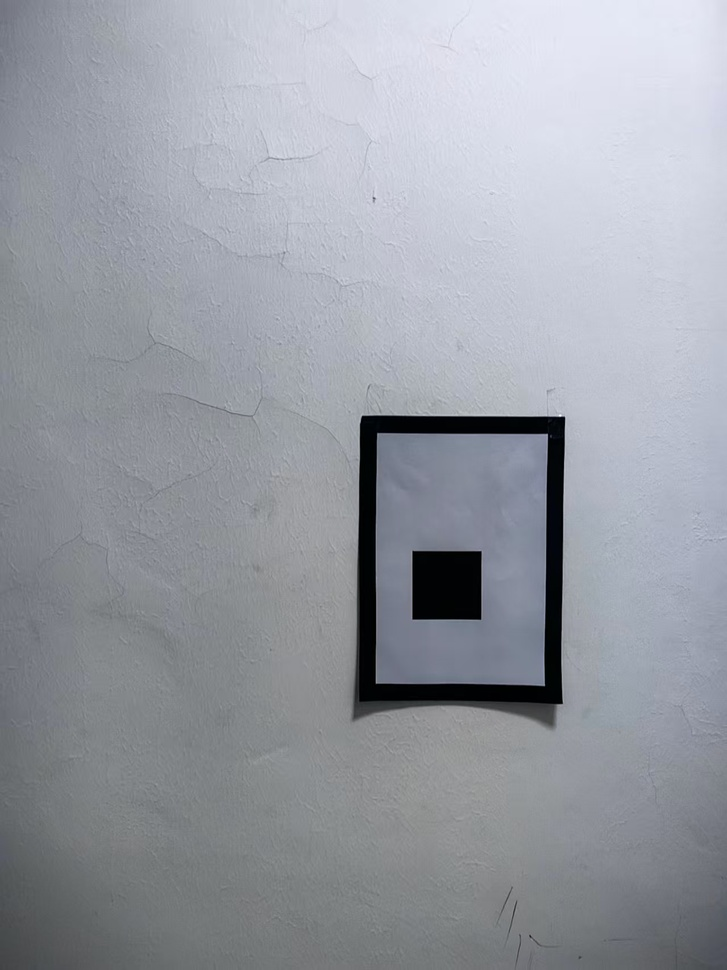
#> input picture picture/4_13_6.jpg, 727 x 970 px, shrunk from 1279 x 1706 before the run, found by its file name
$ python cacelate_incline.py
#> lines starting #> are read from the running program, lines starting #| are printed output that depends on the picture; after the words box and inside, x2 and y2 are one past the last pixel; in counts of white or black regions, pixels touching at a corner belong together
### code/tools.py
import cv2
import numpy as np

# [114 lines left out: function get_conTours, not called in this run]

def get_conTours_ex(image_path):
    img = cv2.imread(image_path)
    if img is None:
        print("错误：无法加载图片")
        return None
    print(f"图片读取成功！大小：{img.shape[0]} x {img.shape[1]}")

    # 2. 预处理：灰度化 -> 高斯滤波 -> 边缘检测
    gray = cv2.cvtColor(img, cv2.COLOR_BGR2GRAY)

    gray[gray < 50] = 0
    gray[gray >= 50] = 255#二值化，主要去除阴影

    #调试开启
    # cv2.namedWindow("Gray", cv2.WINDOW_NORMAL)
    # cv2.imshow("Gray", gray)

    blurred = cv2.GaussianBlur(gray, (5, 5), 0)

    edged = cv2.Canny(blurred, 100, 150)

    #100：低阈值（threshold1），用于检测弱边缘。梯度值低于此阈值的像素会被丢弃。
    #150：高阈值（threshold2），用于检测强边缘。梯度值高于此阈值的像素被认为是确定的边缘。
    # cv2.namedWindow("Edged", cv2.WINDOW_NORMAL)
    # cv2.imshow("Edged", edged)

    # 3. 寻找轮廓并排序（取面积最大的，即 A4 纸外框）
    cnts, _ = cv2.findContours(edged.copy(), cv2.RETR_LIST, cv2.CHAIN_APPROX_NONE)

    #print(f"原始轮廓数量：{len(cnts)}")
    cnts = sorted(cnts, key=cv2.contourArea, reverse=True)

    # 4.用面积与周长之比的方法来过滤掉一些不规则的轮廓，保留更接近矩形的轮廓
    #min_area = img.shape[0] * img.shape[1] * 0.005  # 根据实际情况调整最小面积阈值
    min_area = cv2.contourArea(cnts[0]) * 0.02
    good_cnts = []
    for cnt in cnts:
        x, y, w, h = cv2.boundingRect(cnt)
        area = w * h

        if area < min_area:
            continue

        peri = cv2.arcLength(cnt, True)
        if peri == 0:
            continue


        # 稍微减小 epsilon 参数 (0.02 -> 0.015)，防止三角形顶点被过度简化
        approx = cv2.approxPolyDP(cnt, 0.015 * peri, True)

        # 凸性检测
        # if not cv2.isContourConvex(approx):
        #     continue

        num_vertices = len(approx)
        rect = cv2.minAreaRect(cnt)
        (x, y), (w, h), angle = rect
        ratio = w / h if h != 0 else 0
        rect_area = w * h
        extent = area / rect_area if rect_area != 0 else 0


        # . 矩形/A4纸判定 (通常拟合为 4 个点)
        if num_vertices == 4:
            # 矩形占空比很高，通常 > 0.7 (理想是 1.0)
            if extent > 0.65 and 0.5 < ratio < 2.0:
                good_cnts.append(cnt)
        elif num_vertices > 4:
            good_cnts.append(cnt)

    #print(f"过滤前轮廓数量：{len(good_cnts)}")


    ft_cnts =filter_similar_contours(good_cnts)
    print(f"过滤后轮廓数量：{len(ft_cnts)}")

    # [7 lines of commented-out code are left out]

    a4_out, border_in, target = get_cplx_conTours(ft_cnts,gray.copy())

    num_cnt = 0
    if a4_out is not None:
        num_cnt += 1
    if border_in is not None:
        num_cnt += 1
    if   len(target) > 0:
        if isinstance(target[0], np.ndarray) and target[0].ndim > 1:
            num_cnt += len(target)
        else:
            num_cnt += 1
    if len(target) > 0:
        print(f"轮廓数量：{num_cnt} (A4外框: {len(a4_out)}, 内沿: {len(border_in)}, 目标: {len(target)})")

    img_all = img.copy()

    cv2.drawContours(img_all, [a4_out, border_in]+target, -1, (0, 255, 0), 2)
    cv2.namedWindow("All Contours", cv2.WINDOW_NORMAL)
    cv2.imshow("All Contours", img_all)
    #cv2.waitKey(-1)#调试时开启


    return a4_out, border_in, target, gray

def get_cplx_conTours(ft_cnts,gray_img):
    """
    ft_cnts: 预过滤后的轮廓列表
    """
    # 按面积降序
    cnts = sorted(ft_cnts, key=cv2.contourArea, reverse=True)

    a4_out = None
    border_in = None
    targets = []

    # 第一步：锁定边框
    for i in range(len(cnts)):
        c_parent = cnts[i]
        for j in range(i + 1, len(cnts)):
            c_child = cnts[j]
            M = cv2.moments(c_child)
            if M["m00"] == 0: continue
            centroid = (int(M["m10"]/M["m00"]), int(M["m01"]/M["m00"]))

            if cv2.pointPolygonTest(c_parent, centroid, False) >= 0:
                a4_out, border_in = c_parent, c_child
                break
        if a4_out is not None: break

    # 第二步：提取目标
    if border_in is not None:
        for cand in cnts:
            if cand is a4_out or cand is border_in: continue

            M = cv2.moments(cand)
            if M["m00"] == 0: continue
            centroid = (int(M["m10"]/M["m00"]), int(M["m01"]/M["m00"]))

            # 必须在黑框内沿内部
            if cv2.pointPolygonTest(border_in, centroid, False) >= 0:
                peri = cv2.arcLength(cand, True)
                approx = cv2.approxPolyDP(cand, 0.02 * peri, True)

                if len(approx) == 4:
                    # 正常正方形
                    targets.append(cand)
                elif len(approx) > 4:
                    # 复杂重叠多边形 -> 拆分
                    split_res = split_fused_squares(cand,gray_img)
                    targets.extend(split_res)

    targets = sorted(targets, key=cv2.contourArea, reverse=True)

    return a4_out, border_in, targets

# [45 lines left out: function get_final_nested_contours, not called in this run]

def filter_similar_contours(cnts, dist_thresh=10, area_ratio_thresh=0.9, shape_thresh=0.1):
    if not cnts:
        return []

    # 1. 按面积从大到小排序，确保优先保留“外侧”或更完整的轮廓
    cnts = sorted(cnts, key=cv2.contourArea, reverse=True)
    unique_cnts = []
    centers = []
    areas = []

    for cnt in cnts:
        # 计算当前轮廓的特征
        M = cv2.moments(cnt)
        if M["m00"] == 0: continue

        curr_cx = int(M["m10"] / M["m00"])
        curr_cy = int(M["m01"] / M["m00"])
        curr_area = M["m00"]

        is_duplicate = False

        # 2. 与已经保留的唯一轮廓逐一比对
        for i, (prev_cx, prev_cy) in enumerate(centers):
            # a. 计算重心欧氏距离
            dist = np.sqrt((curr_cx - prev_cx)**2 + (curr_cy - prev_cy)**2)

            # b. 计算面积比例
            area_ratio = curr_area / areas[i] # 因为已排过序，所以必定 <= 1

            # c. 计算形状相似度 (Hu矩)
            # cv2.CONTOURS_MATCH_I1 是最常用的匹配指标，越小越像
            shape_similarity = cv2.matchShapes(cnt, unique_cnts[i], cv2.CONTOURS_MATCH_I1, 0.0)

            # --- 判定准则 ---
            # 如果重心离得近，且面积、形状都高度相似，则判定为重复
            if dist < dist_thresh and area_ratio > area_ratio_thresh and shape_similarity < shape_thresh:
                is_duplicate = True
                break

        if not is_duplicate:
            unique_cnts.append(cnt)
            centers.append((curr_cx, curr_cy))
            areas.append(curr_area)

    return unique_cnts

def refine_approx(approx,img_gray):
    """
    增加顶点精度 将 approx 转换为 float32 格式
    param approx: 近似多边形的顶点坐标
    param img_gray: 原图像的灰度图
    return: 精细化的角点坐标
    """
    cnts = np.float32(approx).reshape(-1, 2)

    # 设置亚像素搜索停止准则
    criteria = (cv2.TERM_CRITERIA_EPS + cv2.TERM_CRITERIA_MAX_ITER, 30, 0.001)

    # 在原灰度图中精细化角点位置
    # gray 是预处理后的灰度图，(5,5) 是搜索窗口大小
    refined_cnts = cv2.cornerSubPix(img_gray, cnts, (5, 5), (-1, -1), criteria)

    # 此时 refined_cnts 里的坐标是带小数的，比如 (120.45, 345.78)用这些点去算距离 D，精度会有一个质的飞跃。
    return refined_cnts

# [84 lines left out: functions caculate_square_x, caculate_triangle_x, caculate_circle_x, not called in this run]

def caculate_square_incline(cnts):
    # 计算边长
    # 1. 计算像素长度和宽度（重新排序角点）
    rect = np.zeros((4, 2), dtype="float32")

    sum = cnts.sum(axis=1)
    rect[0] = cnts[np.argmin(sum)]       # 左上 TL
    rect[2] = cnts[np.argmax(sum)]       # 右下 BR
    diff = np.diff(cnts, axis=1)
    rect[1] = cnts[np.argmin(diff)]    # 右上 TR
    rect[3] = cnts[np.argmax(diff)]    # 左下 BL

    (tl, tr, br, bl) = rect


    # 计算左边和右边的像素高度
    height_left = np.linalg.norm(tl - bl)
    height_right = np.linalg.norm(tr - br)

    # 在透视投影中，对边不一定相等
    # 计算平均值，或者根据竞赛需求取最大值

    h_l = max(height_left, height_right)
    h_r = min(height_left, height_right)


    return h_l,h_r
# [206 lines left out: function split_fused_squares, not called in this run]

### code/cacelate_incline.py
import cv2
import numpy as np
import tools

def measure_target_incline(image_path, f_pixel, h_outcontour = 29.7,w_outcontour=21.0):
    """
    测量图像中正方形的距离 D 和边长 x
    :param image_path: 图片路径
    :param f_pixel: 相机的像素焦距 (通过预先测量获得)
    :param real_side_limit: 题目要求的边长范围 (cm)
    :return: D (距离), x (边长)
    """

    distance =-1
    theta =-1
    x =-1
    a4_out,border_in,target,img_gray = tools.get_conTours_ex(image_path)
#> in get_conTours_ex, img is the input picture: shape (970, 727, 3); mean B, G, R 163.9, 155.9, 152.2
#| 图片读取成功！大小：970 x 727
#> in get_conTours_ex, `gray[gray < 50] = 0`:
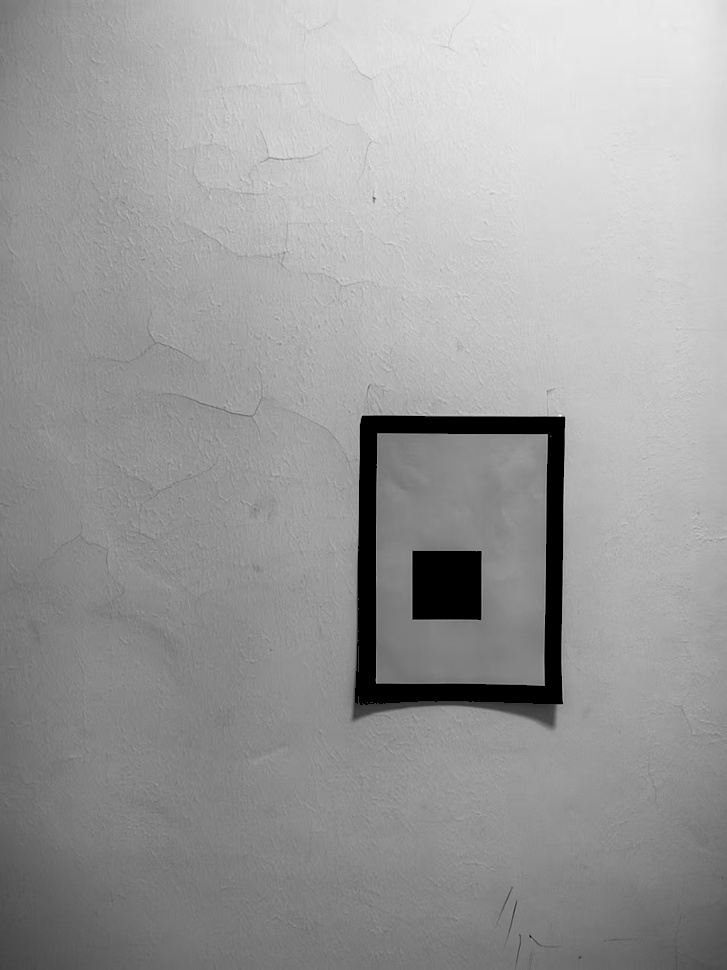
#> gray: shape (970, 727); min 0, max 254, mean 155.5
#> in get_conTours_ex, `gray[gray >= 50] = 255#二值化，主要去除阴影`:
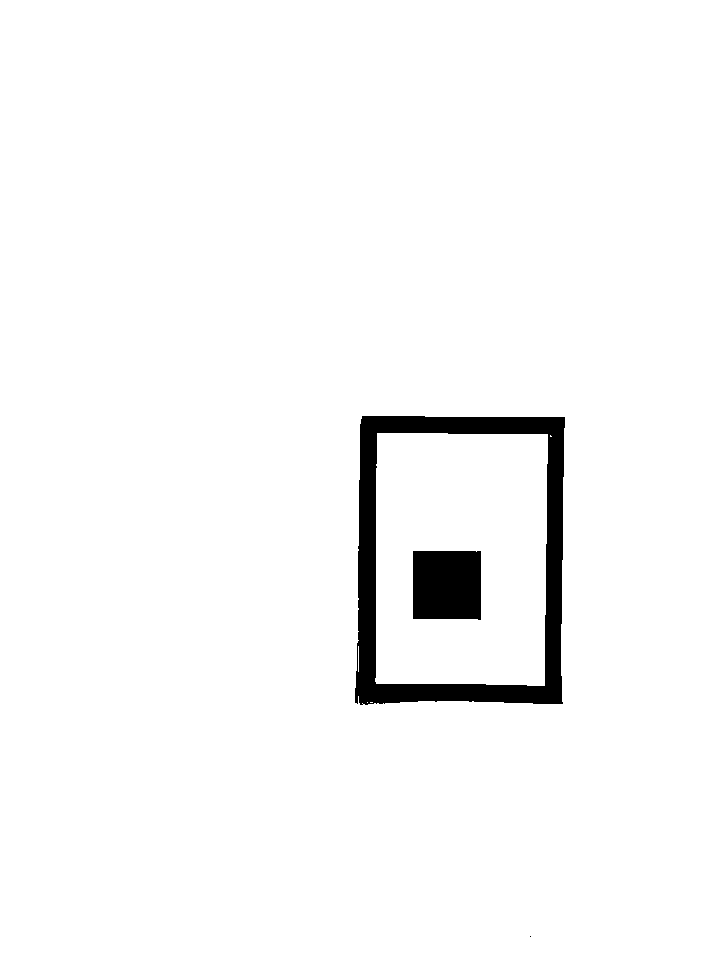
#> gray: shape (970, 727); 97.1% white; 3 black regions (1 under 20 px), largest, box (x1, y1, x2, y2) and area: (355, 416, 565, 705) 15638, (413, 551, 481, 620) 4626
#> in get_conTours_ex, `edged = cv2.Canny(blurred, 100, 150)`:
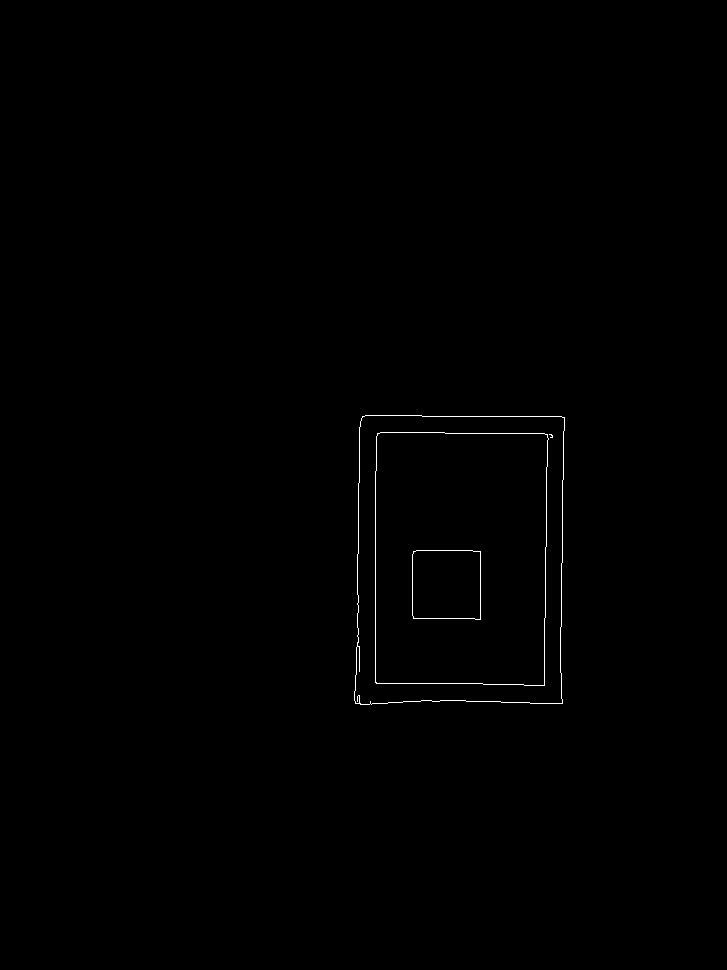
#> edged: shape (970, 727); 0.3% white in thin lines or dots, all inside (x1, y1, x2, y2) = (354, 415, 565, 705)
#> in get_conTours_ex, `cnts, _ = cv2.findContours(edged.copy(), cv2.RETR_LIST, cv2.CHAIN_APPR..`: cnts = 7 contours, 1 with area under 20; largest, box (x1, y1, x2, y2) and area: (354, 415, 565, 705) 58366, (354, 415, 565, 705) 58360, (375, 432, 549, 686) 42688, (375, 432, 549, 686) 42684, (412, 550, 481, 620) 4614, (412, 550, 481, 620) 4612
#> in get_conTours_ex, `min_area = cv2.contourArea(cnts[0]) * 0.02`: min_area = 1167.3
#> the loop in get_conTours_ex, `for cnt in cnts:` made 7 passes
#> (area, peri, approx, rect) on passes 1 to 3: (61190, 997.7, [[362, 416], [355, 703], [562, 703], [564, 417]], ((459, 560), (289.5, 208.1), -89.58)), (61190, 1081.3, [[363, 416], [564, 418], [561, 703], [355, 702]], ((459, 560), (289.5, 208.1), -89.58)), (44196, 844.4, [[377, 433], [375, 682], [544, 685], [547, 434]], ((460.1, 558), (252.2, 172.6), -89.23))
#> after the loop in get_conTours_ex, `for cnt in cnts:`: good_cnts = 6 contours; box (x1, y1, x2, y2) and area: (354, 415, 565, 705) 58366, (354, 415, 565, 705) 58360, (375, 432, 549, 686) 42688, (375, 432, 549, 686) 42684, (412, 550, 481, 620) 4614, (412, 550, 481, 620) 4612
#> in filter_similar_contours, `cnts = sorted(cnts, key=cv2.contourArea, reverse=True)`: cnts has the same summary as good_cnts in get_conTours_ex
#> the loop in filter_similar_contours, `for cnt in cnts:` made 6 passes
#> (curr_cx, curr_cy, curr_area) on passes 1 to 6: (459, 558, 58366), (459, 558, 58359.5), (460, 557, 42687.5), (460, 557, 42684.5), (446, 584, 4613.5), (446, 584, 4611.5)
#> after the loop in filter_similar_contours, `for cnt in cnts:`: areas = [58366, 42687.5, 4613.5]; centers = [(459, 558), (460, 557), (446, 584)]; unique_cnts = 3 contours; box (x1, y1, x2, y2) and area: (354, 415, 565, 705) 58366, (375, 432, 549, 686) 42688, (412, 550, 481, 620) 4614
#> in get_conTours_ex, `ft_cnts =filter_similar_contours(good_cnts)`: ft_cnts has the same summary as unique_cnts in filter_similar_contours
#| 过滤后轮廓数量：3
#> in get_cplx_conTours, `cnts = sorted(ft_cnts, key=cv2.contourArea, reverse=True)`: cnts has the same summary as unique_cnts in filter_similar_contours
#> the loop in get_cplx_conTours, `for i in range(len(cnts)):` made 1 pass
#> the loop in get_cplx_conTours, `for cand in cnts:` made 3 passes
#> (centroid, peri, approx) on pass 3: ((446, 584), 271.1, [[413, 551], [413, 618], [480, 619], [480, 551]])
#> after the loop in get_cplx_conTours, `for cand in cnts:`: targets = 1 contour; box (x1, y1, x2, y2) and area: (412, 550, 481, 620) 4614
#> in get_conTours_ex, `a4_out, border_in, target = get_cplx_conTours(ft_cnts,gray.copy())`: a4_out = contour of 982 points, box (x1, y1, x2, y2) (354, 415, 565, 705), area 58366; border_in = contour of 839 points, box (x1, y1, x2, y2) (375, 432, 549, 686), area 42688; target has the same summary as targets in get_cplx_conTours
#> in get_conTours_ex, `num_cnt += len(target)`: num_cnt = 3
#| 轮廓数量：3 (A4外框: 982, 内沿: 839, 目标: 1)
#> in get_conTours_ex, `cv2.drawContours(img_all, [a4_out, border_in]+target, -1, (0, 255, 0),..`:
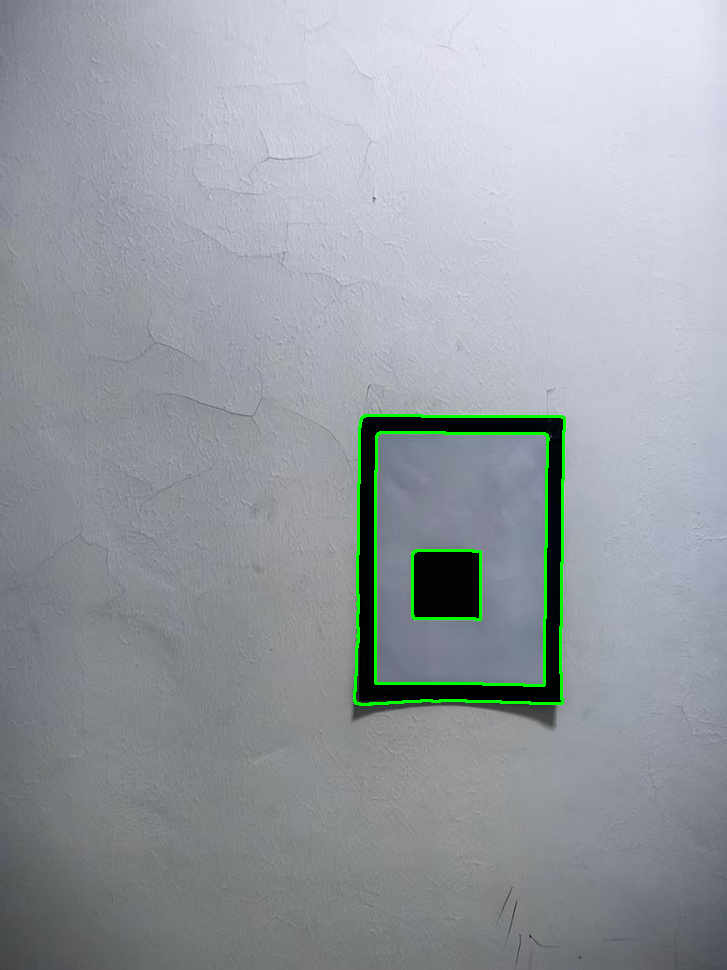
#> img_all: shape (970, 727, 3); 0.9% of pixels changed, all inside (x1, y1, x2, y2) = (353, 414, 566, 706)
#> target has the same summary as targets in get_cplx_conTours

    if a4_out is not None and len(target) >0:
        #一、根据外轮廓计算距离 D
        # 假设最大的轮廓就是 A4 纸
        peri = cv2.arcLength(a4_out, True)
#> peri = 997.7
        approx = cv2.approxPolyDP(a4_out, 0.02 * peri, True)
#> approx = [[362, 416], [355, 703], [562, 703], [564, 417]]

        if len(approx) == 4:
            #print(f"外轮廓近似多边形顶点数：{len(approx)}")

            refined_corners = tools.refine_approx(approx, img_gray)
#> in refine_approx, `refined_cnts = cv2.cornerSubPix(img_gray, cnts, (5, 5), (-1, -1), crit..`: refined_cnts = [[361.7, 415.7], [357.3, 703.3], [562.4, 703.4], [564.4, 416.6]]
#> refined_corners has the same summary as refined_cnts in refine_approx

            H_l,H_r = tools.caculate_square_incline(refined_corners)
#> in caculate_square_incline, `sum = cnts.sum(axis=1)`: sum = [777.4, 1060.6, 1265.7, 981]
#> in caculate_square_incline, `diff = np.diff(cnts, axis=1)`: diff = [53.95, 346, 141, -147.9]
#> H_l = 287.7; H_r = 286.8

            #print(f"精确化后的外边框像素宽度 w_pixel_ex: {w_pixel_ex:.2f},精确化后的外边框像素高度 h_pixel_ex: {h_pixel_ex:.2f}")

            # 2. 根据公式计算


            distance = h_outcontour*f_pixel / 2*(1/H_l + 1/H_r)
#> distance = 266.9
            theta = np.arcsin(abs(h_outcontour*f_pixel/2*(1/H_l - 1/H_r)))
#> theta = 0.41
            print(f"距离 D: {distance:.2f} cm, 倾斜角度 theta: {np.degrees(theta):.2f} 度")
#| 距离 D: 266.94 cm, 倾斜角度 theta: 23.46 度

        # 二、计算边长 x

        peri = cv2.arcLength(target[-1], True)
#> peri = 271.1
        approx = cv2.approxPolyDP(target[-1], 0.02 * peri, True)#第二个参数为拟合的多边形与原始轮廓的最大距离，越小越精确
#> approx = [[413, 551], [413, 618], [480, 619], [480, 551]]

        if len(approx) == 4:
            #print(f"---目标为正方形!---，顶点数：{len(approx)}")

            refined_corners = tools.refine_approx(approx, img_gray)
#> refined_corners = [[412.6, 550.6], [412.6, 618.4], [480.3, 619.6], [480.3, 550.5]]

            h_l,h_r = tools.caculate_square_incline(refined_corners)
#> h_l = 69.07; h_r = 67.88

            # [text_w,text_h] = text
            # [pos_w,pos_h] = pos
            #print(f"精确化后的目标像素宽度 w_pixel_obj: {w_pixel_obj:.2f},精确化后的目标像素高度 h_pixel_obj: {h_pixel_obj:.2f}")

            # 2. 计算实际边长
            x =  1/ (2*f_pixel)*(h_l*(distance+w_outcontour*np.sin(theta)/2)+h_r*(distance-w_outcontour*np.sin(theta)/2))  # 这里需要根据实际情况调整公式
#> x = 7.08

            print(f"正方形目标实际边长 x: {x:.2f}")
#| 正方形目标实际边长 x: 7.08


            # [13 lines of commented-out code are left out]


            return distance, x,theta


    else:
        print("未识别到目标轮廓")
        return distance,x,theta


if __name__ == "__main__":
    image_path = r"picture/4_13_6.jpg"
    D,x,theta = measure_target_incline(image_path, f_pixel = 2581.87)
#> D = 266.9; x = 7.08; theta = 0.41
    print(f"距离 D: {D:.2f} cm, 边长/直径 x: {x:.2f} cm, 倾斜角度 theta: {np.degrees(theta):.2f} 度")
#| 距离 D: 266.94 cm, 边长/直径 x: 7.08 cm, 倾斜角度 theta: 23.46 度
